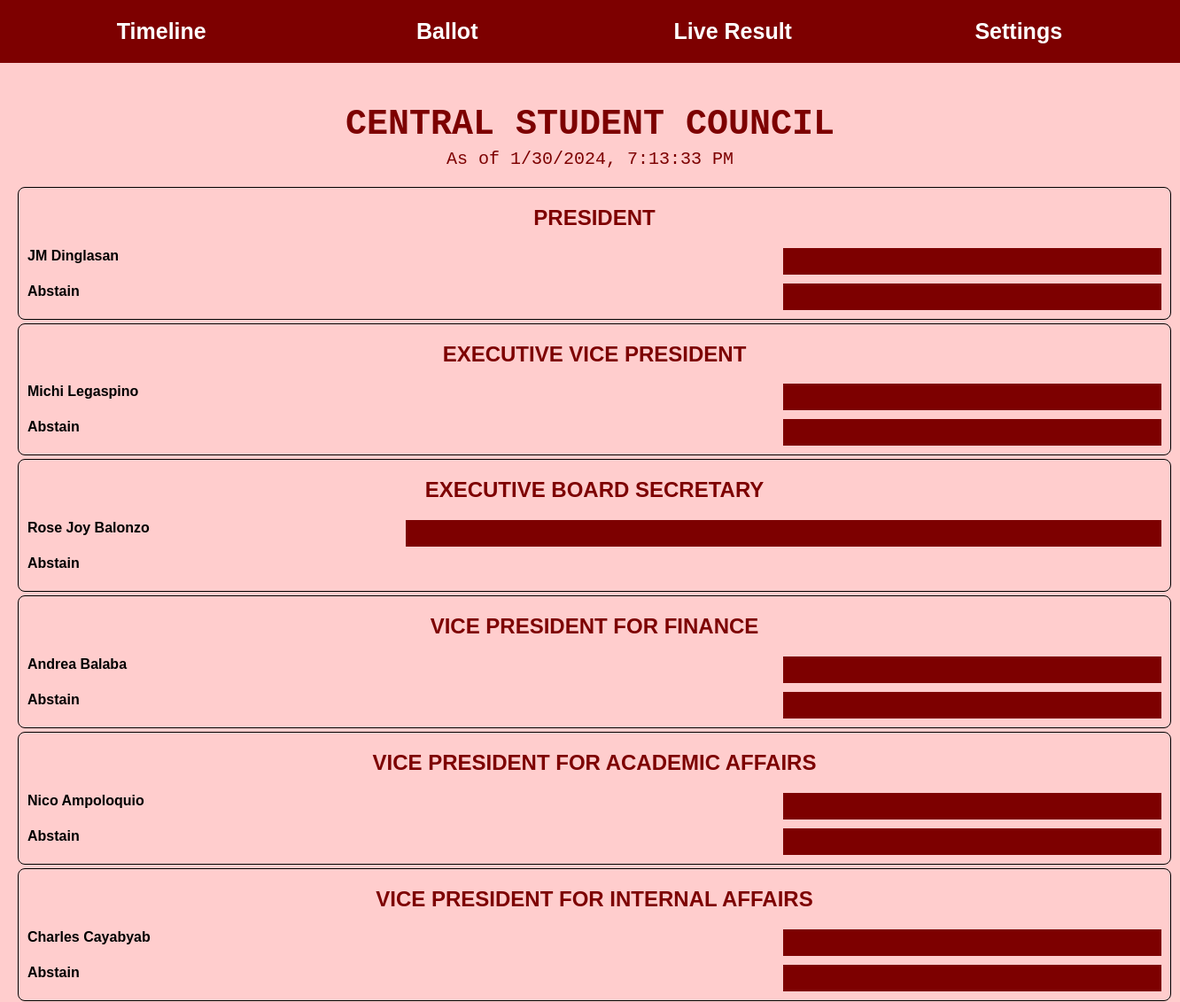
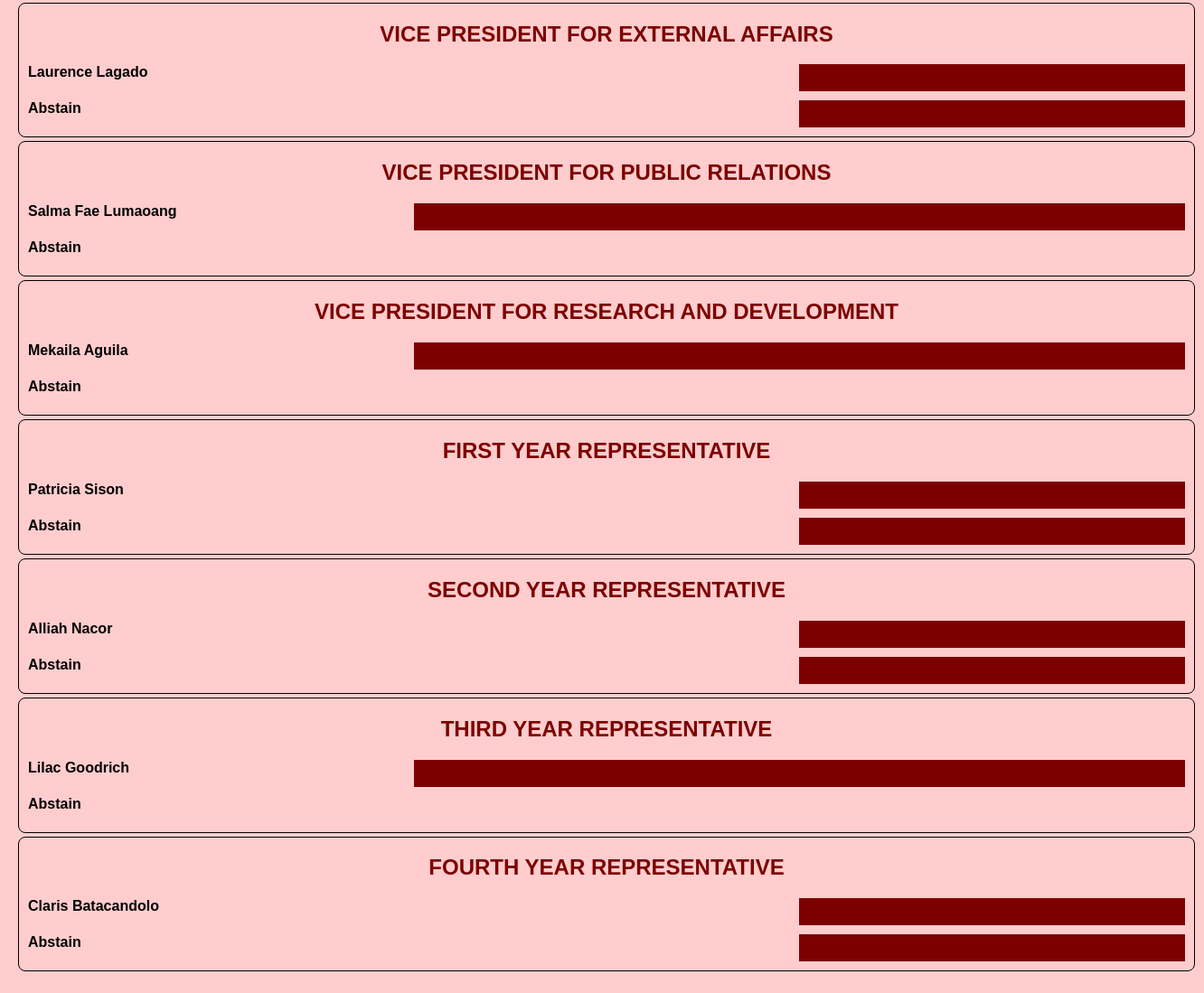
Screenshot of /live-results (signed in) with the database file from the repository (2 pictures, top to bottom).
### website/models.py (models this page shows)
class Candidate(db.Model):
    id = db.Column(db.Integer, primary_key=True)
    studentId = db.Column(db.String(15), db.ForeignKey('user.userId'), nullable=False, unique=True)
    name = db.Column(db.String(200), nullable=False)
    position = db.Column(db.String(100), nullable=False)
    voteCount = None
    votePercentage = None
    student = db.relationship('User', backref='candidate', lazy=True)

### website/views.py (the view)
@views.route('/live-results')
@login_required
def liveResults():
    return render_template("LiveResult.html", voteResults=getVoteResults(), user=current_user)

### website/__init__.py (called while the page is built)
def create_app():
    app = Flask(__name__)
    app.config['SECRET_KEY'] = 'secret'
    app.config['SQLALCHEMY_DATABASE_URI'] = f"sqlite:///{DB_NAME}"
    db.init_app(app)
    socketio.init_app(app)
    from .views import views
    from .auth import auth
    app.register_blueprint(views, url_prefix='/')
    app.register_blueprint(auth, url_prefix='/')
    from . import models
    create_database(app)
    login_manager = LoginManager()
    login_manager.login_view = 'auth.login'
    login_manager.init_app(app)
    @login_manager.user_loader
    def load_user(userId):
        return models.User.query.get(userId)
    return app

### website/views.py (called while the page is built)
def getVoteCount(position, vote):
    voteCount = models.Vote.query.filter(getattr(models.Vote, position) == vote).count()
    return voteCount

def getVotePercentage(position, vote):
    totalVoters = models.Vote.query.count()
    voteCount = getVoteCount(position, vote)
    votePercentage = 0
    if not totalVoters == 0:
        votePercentage = (100 / totalVoters) * voteCount
    return votePercentage

def serializeCandidateForVoteResults(candidate):
    return {
        'studentId': candidate.studentId,
        'name': candidate.name,
        'position': candidate.position,
        'voteCount': candidate.voteCount,
        'votePercentage': candidate.votePercentage
    }

def getAbstainVoteByPosition(position):
    voteCount = getVoteCount(position, "abstain")
    votePercentage = getVotePercentage(position, "abstain")
    return {"position": position, "voteCount": voteCount, "votePercentage": votePercentage}

### website/templates/LiveResult.html (shortened to what this page needs)
<!DOCTYPE html>
<html lang="en">
  <head>
    <link rel="stylesheet" href="../static/styles/VoteNowStyle.css" />
  </head>
  <body>
    <header>
      <nav>
        <ul>
          <li><a href="/">Timeline</a></li>
          {% if user.userType == "Admin" %}
          <li><a href="#">Ballot</a></li>
          {% endif %}
          <li><a href="/live-results">Live Result</a></li>
          <li><a href="/settings">Settings</a></li>
        </ul>
      </nav>
    </header>
    <div class="live-result-container">
      <h1>CENTRAL STUDENT COUNCIL</h1>
      <div class="live-time">
        <p>As of <time datetime="" id="liveTime"></time></p>
      </div>
      {% if not voteResults["president"]["candidates"]|length <= 0 %}
      <div class="live-result-graph">
        <h2>PRESIDENT</h2>
        {% for candidate in voteResults["president"]["candidates"] %}
        <div class="result-bar">
          <span>{{candidate['name']}}</span>
          <div
            class="bar president-bar-candidate"
            data-student-id="{{candidate['studentId']}}"
            style="width: {{candidate['votePercentage']}}%"
          ></div>
        </div>
        {% endfor %}
        <div class="result-bar">
          <span>Abstain</span>
          <div
            class="bar"
            id="president-bar-abstain"
            style="width: {{voteResults['president']['abstain']['votePercentage']}}%"
          ></div>
        </div>
      </div>
      {% endif %}
      {% if not voteResults["executive_vp"]["candidates"]|length <= 0 %}
      <div class="live-result-graph">
        <h2>EXECUTIVE VICE PRESIDENT</h2>
        {% for candidate in voteResults["executive_vp"]["candidates"] %}
        <div class="result-bar">
          <span>{{candidate['name']}}</span>
          <div
            class="bar executive-vp-bar-candidate"
            data-student-id="{{candidate['studentId']}}"
            style="width: {{candidate['votePercentage']}}%"
          ></div>
        </div>
        {% endfor %}
        <div class="result-bar">
          <span>Abstain</span>
          <div
            class="bar"
            id="executive-vp-bar-abstain"
            style="width: {{voteResults['executive_vp']['abstain']['votePercentage']}}%"
          ></div>
        </div>
      </div>
      {% endif %}
      {% if not voteResults["executive_board_sec"]["candidates"]|length <= 0 %}
      <div class="live-result-graph">
        <h2>EXECUTIVE BOARD SECRETARY</h2>
        {% for candidate in voteResults["executive_board_sec"]["candidates"] %}
        <div class="result-bar">
          <span>{{candidate['name']}}</span>
          <div
            class="bar executive-board-sec-bar-candidate"
            data-student-id="{{candidate['studentId']}}"
            style="width: {{candidate['votePercentage']}}%"
          ></div>
        </div>
        {% endfor %}
        <div class="result-bar">
          <span>Abstain</span>
        </div>
      </div>
      {% endif %}
      {% if not voteResults["vp_finance"]["candidates"]|length <= 0 %}
      <div class="live-result-graph">
        <h2>VICE PRESIDENT FOR FINANCE</h2>
        {% for candidate in voteResults["vp_finance"]["candidates"] %}
        <div class="result-bar">
          <span>{{candidate['name']}}</span>
          <div
            class="bar vp-finance-bar-candidate"
            data-student-id="{{candidate['studentId']}}"
            style="width: {{candidate['votePercentage']}}%"
          ></div>
        </div>
        {% endfor %}
        <div class="result-bar">
          <span>Abstain</span>
          <div
            class="bar"
            id="vp-finance-bar-abstain"
            style="width: {{voteResults['vp_finance']['abstain']['votePercentage']}}%"
          ></div>
        </div>
      </div>
      {% endif %}
      {% if not voteResults["vp_academic_affairs"]["candidates"]|length <= 0 %}
      <div class="live-result-graph">
        <h2>VICE PRESIDENT FOR ACADEMIC AFFAIRS</h2>
        {% for candidate in voteResults["vp_academic_affairs"]["candidates"] %}
        <div class="result-bar">
          <span>{{candidate['name']}}</span>
          <div
            class="bar vp-academic-affairs-bar-candidate"
            data-student-id="{{candidate['studentId']}}"
            style="width: {{candidate['votePercentage']}}%"
          ></div>
        </div>
        {% endfor %}
        <div class="result-bar">
          <span>Abstain</span>
          <div
            class="bar"
            id="vp-academic-affairs-bar-abstain"
            style="width: {{voteResults['vp_academic_affairs']['abstain']['votePercentage']}}%"
          ></div>
        </div>
      </div>
      {% endif %}
      {% if not voteResults["vp_internal_affairs"]["candidates"]|length <= 0 %}
      <div class="live-result-graph">
        <h2>VICE PRESIDENT FOR INTERNAL AFFAIRS</h2>
        {% for candidate in voteResults["vp_internal_affairs"]["candidates"] %}
        <div class="result-bar">
          <span>{{candidate['name']}}</span>
          <div
            class="bar vp-internal-affairs-bar-candidate"
            data-student-id="{{candidate['studentId']}}"
            style="width: {{candidate['votePercentage']}}%"
          ></div>
        </div>
        {% endfor %}
        <div class="result-bar">
          <span>Abstain</span>
          <div
            class="bar"
            id="vp-internal-affairs-bar-abstain"
            style="width: {{voteResults['vp_internal_affairs']['abstain']['votePercentage']}}%"
          ></div>
        </div>
      </div>
      {% endif %}
      {% if not voteResults["vp_external_affairs"]["candidates"]|length <= 0 %}
      <div class="live-result-graph">
        <h2>VICE PRESIDENT FOR EXTERNAL AFFAIRS</h2>
        {% for candidate in voteResults["vp_external_affairs"]["candidates"] %}
        <div class="result-bar">
          <span>{{candidate['name']}}</span>
          <div
            class="bar vp-external-affairs-bar-candidate"
            data-student-id="{{candidate['studentId']}}"
            style="width: {{candidate['votePercentage']}}%"
          ></div>
        </div>
        {% endfor %}
        <div class="result-bar">
          <span>Abstain</span>
          <div
            class="bar"
            id="vp-external-affairs-bar-abstain"
            style="width: {{voteResults['vp_external_affairs']['abstain']['votePercentage']}}%"
          ></div>
        </div>
      </div>
      {% endif %}
      {% if not voteResults["vp_public_relations"]["candidates"]|length <= 0 %}
      <div class="live-result-graph">
        <h2>VICE PRESIDENT FOR PUBLIC RELATIONS</h2>
        {% for candidate in voteResults["vp_public_relations"]["candidates"] %}
        <div class="result-bar">
          <span>{{candidate['name']}}</span>
          <div
            class="bar vp-public-relations-bar-candidate"
            data-student-id="{{candidate['studentId']}}"
            style="width: {{candidate['votePercentage']}}%"
          ></div>
        </div>
        {% endfor %}
        <div class="result-bar">
          <span>Abstain</span>
        </div>
      </div>
      {% endif %}
      {% if not voteResults["vp_research_dev"]["candidates"]|length <= 0 %}
      <div class="live-result-graph">
        <h2>VICE PRESIDENT FOR RESEARCH AND DEVELOPMENT</h2>
        {% for candidate in voteResults["vp_research_dev"]["candidates"] %}
        <div class="result-bar">
          <span>{{candidate['name']}}</span>
          <div
            class="bar vp-research-dev-bar-candidate"
            data-student-id="{{candidate['studentId']}}"
            style="width: {{candidate['votePercentage']}}%"
          ></div>
        </div>
        {% endfor %}
        <div class="result-bar">
          <span>Abstain</span>
        </div>
      </div>
      {% endif %}
      {% if not voteResults["first_yr_rep"]["candidates"]|length <= 0 %}
      <div class="live-result-graph">
        <h2>FIRST YEAR REPRESENTATIVE</h2>
        {% for candidate in voteResults["first_yr_rep"]["candidates"] %}
        <div class="result-bar">
          <span>{{candidate['name']}}</span>
          <div
            class="bar first-yr-rep-bar-candidate"
            data-student-id="{{candidate['studentId']}}"
            style="width: {{candidate['votePercentage']}}%"
          ></div>
        </div>
        {% endfor %}
        <div class="result-bar">
          <span>Abstain</span>
          <div
            class="bar"
            id="first-yr-rep-bar-abstain"
            style="width: {{voteResults['first_yr_rep']['abstain']['votePercentage']}}%"
          ></div>
        </div>
      </div>
      {% endif %}
      {% if not voteResults["second_yr_rep"]["candidates"]|length <= 0 %}
      <div class="live-result-graph">
        <h2>SECOND YEAR REPRESENTATIVE</h2>
        {% for candidate in voteResults["second_yr_rep"]["candidates"] %}
        <div class="result-bar">
          <span>{{candidate['name']}}</span>
          <div
            class="bar second-yr-rep-bar-candidate"
            data-student-id="{{candidate['studentId']}}"
            style="width: {{candidate['votePercentage']}}%"
          ></div>
        </div>
        {% endfor %}
        <div class="result-bar">
          <span>Abstain</span>
          <div
            class="bar"
            id="second-yr-rep-bar-abstain"
            style="width: {{voteResults['second_yr_rep']['abstain']['votePercentage']}}%"
          ></div>
        </div>
      </div>
      {% endif %}
      {% if not voteResults["third_yr_rep"]["candidates"]|length <= 0 %}
      <div class="live-result-graph">
        <h2>THIRD YEAR REPRESENTATIVE</h2>
        {% for candidate in voteResults["third_yr_rep"]["candidates"] %}
        <div class="result-bar">
          <span>{{candidate['name']}}</span>
          <div
            class="bar third-yr-rep-bar-candidate"
            data-student-id="{{candidate['studentId']}}"
            style="width: {{candidate['votePercentage']}}%"
          ></div>
        </div>
        {% endfor %}
        <div class="result-bar">
          <span>Abstain</span>
        </div>
      </div>
      {% endif %}
      {% if not voteResults["fourth_yr_rep"]["candidates"]|length <= 0 %}
      <div class="live-result-graph">
        <h2>FOURTH YEAR REPRESENTATIVE</h2>
        {% for candidate in voteResults["fourth_yr_rep"]["candidates"] %}
        <div class="result-bar">
          <span>{{candidate['name']}}</span>
          <div
            class="bar fourth-yr-rep-bar-candidate"
            data-student-id="{{candidate['studentId']}}"
            style="width: {{candidate['votePercentage']}}%"
          ></div>
        </div>
        {% endfor %}
        <div class="result-bar">
          <span>Abstain</span>
          <div
            class="bar"
            id="fourth-yr-rep-bar-abstain"
            style="width: {{voteResults['fourth_yr_rep']['abstain']['votePercentage']}}%"
          ></div>
        </div>
      </div>
      {% endif %}
    </div>
  </body>
</html>

### website/static/styles/VoteNowStyle.css (style rules this page uses)
body { background-color: rgba(255, 203, 203, 0.945); background-size: cover; margin: 0; font-family: Arial, sans-serif; }
header { background-color: #7d0000; color: white; text-align: center; padding: 1px; }
nav { color: white; text-align: center; padding: 20px; }
nav ul { list-style-type: none; margin: 0; padding: 0; display: flex; justify-content: space-between; }
nav li { flex: 1; }
nav a { text-decoration: none; color: white; font-weight: bold; font-size: 25px; }
h2 { color: #7d0000; text-align: center; }
.live-result-container { text-align: center; padding: 20px 50000px; }
.live-time { text-align: center; font-family: "Courier New", Courier, monospace; }
.live-result-graph { display: inline-block; width: 1500px; max-width: 1300px; border: 1px solid black; border-radius: 8px; overflow: hidden; }
.result-bar { display: flex; justify-content: space-between; margin: 10px; }
.result-bar span { display: flex; width: 20%; text-align: center; font-weight: bold; }
.result-bar .bar { display: inline-block; height: 30px; background-color: #7d0000; }
h1 { color: #7d0000; text-align: center; font-family: "Courier New", Courier, monospace; font-size: 40px; margin-bottom: -15px; }
.live-result-container { text-align: center; padding: 20px; }
.live-time { font-family: "Courier New", Courier, monospace; font-size: 20px; color: #7d0000; margin-bottom: 10px; }

### rows the page displays
Candidate: name "JM Dinglasan", {{ candidate['votePercentage'] }} 33.333333333333336 (drawn)
Candidate: name "Michi Legaspino", {{ candidate['votePercentage'] }} 33.333333333333336 (drawn)
Candidate: name "Rose Joy Balonzo", {{ candidate['votePercentage'] }} 66.66666666666667 (drawn)
Candidate: name "Andrea Balaba", {{ candidate['votePercentage'] }} 33.333333333333336 (drawn)
Candidate: name "Nico Ampoloquio", {{ candidate['votePercentage'] }} 33.333333333333336 (drawn)
Candidate: name "Charles Cayabyab", {{ candidate['votePercentage'] }} 33.333333333333336 (drawn)
Candidate: name "Laurence Lagado", {{ candidate['votePercentage'] }} 33.333333333333336 (drawn)
Candidate: name "Salma Fae Lumaoang", {{ candidate['votePercentage'] }} 66.66666666666667 (drawn)
Candidate: name "Mekaila Aguila", {{ candidate['votePercentage'] }} 66.66666666666667 (drawn)
Candidate: name "Patricia Sison", {{ candidate['votePercentage'] }} 33.333333333333336 (drawn)
Candidate: name "Alliah Nacor", {{ candidate['votePercentage'] }} 33.333333333333336 (drawn)
Candidate: name "Lilac Goodrich", {{ candidate['votePercentage'] }} 66.66666666666667 (drawn)
Candidate: name "Claris Batacandolo", {{ candidate['votePercentage'] }} 33.333333333333336 (drawn)
